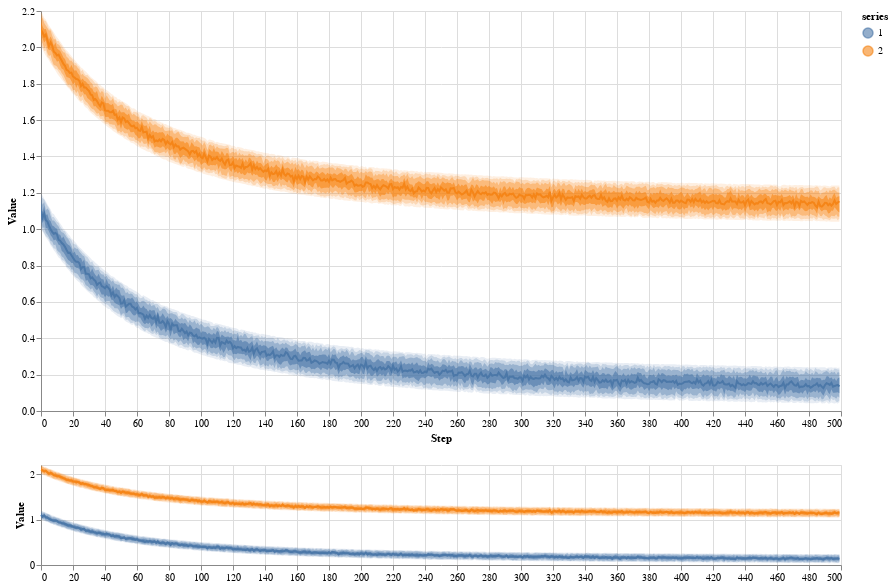

The notebook cell saved with this chart:
### Code cell
import inspectus
import numpy as np

def random_loss():
    return np.array([[1/x**2 + var/5 for var in np.random.rand(100)] for x in np.linspace(1, 5, num=500)])

loss = [random_loss(), random_loss()+1]

table = inspectus.data_to_table(loss)

inspectus.render(table, width=800, height=400, height_minimap=100, levels=5)

### Figure 1 — Vega-Lite specification as saved in the notebook (floating-point values rounded to 4 significant figures; data arrays with more than 128 entries replaced by an {"elided": "..."} marker saying what was removed)
{"config": {"view": {"continuousWidth": 300, "continuousHeight": 300}}, "vconcat": [{"layer": [{"mark": {"type": "area", "opacity": 0.6}, "encoding": {"color": {"field": "series", "scale": {"scheme": "tableau10"}, "type": "nominal"}, "opacity": {"condition": {"param": "param_2", "value": 0.6}, "value": 0.001}, "x": {"field": "step", "scale": {"domain": {"param": "param_1"}}, "type": "quantitative"}, "y": {"field": "v4", "scale": {"domain": {"param": "param_1"}}, "type": "quantitative"}, "y2": {"field": "v6"}}, "name": "view_2"}, {"mark": {"type": "area", "opacity": 0.36}, "encoding": {"color": {"field": "series", "scale": {"scheme": "tableau10"}, "type": "nominal"}, "opacity": {"condition": {"param": "param_2", "value": 0.36}, "value": 0.001}, "x": {"field": "step", "scale": {"domain": {"param": "param_1"}}, "type": "quantitative"}, "y": {"field": "v3", "scale": {"domain": {"param": "param_1"}}, "type": "quantitative"}, "y2": {"field": "v7"}}}, {"mark": {"type": "area", "opacity": 0.216}, "encoding": {"color": {"field": "series", "scale": {"scheme": "tableau10"}, "type": "nominal"}, "opacity": {"condition": {"param": "param_2", "value": 0.216}, "value": 0.001}, "x": {"field": "step", "scale": {"domain": {"param": "param_1"}}, "type": "quantitative"}, "y": {"field": "v2", "scale": {"domain": {"param": "param_1"}}, "type": "quantitative"}, "y2": {"field": "v8"}}}, {"mark": {"type": "area", "opacity": 0.1296}, "encoding": {"color": {"field": "series", "scale": {"scheme": "tableau10"}, "type": "nominal"}, "opacity": {"condition": {"param": "param_2", "value": 0.1296}, "value": 0.001}, "x": {"field": "step", "scale": {"domain": {"param": "param_1"}}, "type": "quantitative"}, "y": {"field": "v1", "scale": {"domain": {"param": "param_1"}}, "type": "quantitative"}, "y2": {"field": "v9"}}}, {"mark": {"type": "line"}, "encoding": {"color": {"field": "series", "scale": {"scheme": "tableau10"}, "type": "nominal"}, "opacity": {"condition": {"param": "param_2", "value": 1}, "value": 0.001}, "x": {"field": "step", "scale": {"domain": {"param": "param_1"}}, "title": "Step", "type": "quantitative"}, "y": {"field": "v5", "scale": {"domain": {"param": "param_1"}}, "title": "Value", "type": "quantitative"}}}], "data": {"values": {"elided": "1000 records"}}, "height": 400, "width": 800}, {"layer": [{"mark": {"type": "area", "opacity": 0.6}, "encoding": {"color": {"field": "series", "scale": {"scheme": "tableau10"}, "type": "nominal"}, "x": {"field": "step", "type": "quantitative"}, "y": {"field": "v4", "type": "quantitative"}, "y2": {"field": "v6"}}}, {"mark": {"type": "area", "opacity": 0.36}, "encoding": {"color": {"field": "series", "scale": {"scheme": "tableau10"}, "type": "nominal"}, "x": {"field": "step", "type": "quantitative"}, "y": {"field": "v3", "type": "quantitative"}, "y2": {"field": "v7"}}}, {"mark": {"type": "area", "opacity": 0.216}, "encoding": {"color": {"field": "series", "scale": {"scheme": "tableau10"}, "type": "nominal"}, "x": {"field": "step", "type": "quantitative"}, "y": {"field": "v2", "type": "quantitative"}, "y2": {"field": "v8"}}}, {"mark": {"type": "area", "opacity": 0.1296}, "encoding": {"color": {"field": "series", "scale": {"scheme": "tableau10"}, "type": "nominal"}, "x": {"field": "step", "type": "quantitative"}, "y": {"field": "v1", "type": "quantitative"}, "y2": {"field": "v9"}}}, {"mark": {"type": "line"}, "encoding": {"color": {"field": "series", "scale": {"scheme": "tableau10"}, "type": "nominal"}, "x": {"field": "step", "title": "", "type": "quantitative"}, "y": {"field": "v5", "title": "Value", "type": "quantitative"}}, "name": "view_1"}], "data": {"values": {"elided": "1000 records"}}, "height": 100, "width": 800}], "params": [{"name": "param_2", "select": {"type": "point", "fields": ["series"]}, "bind": "legend", "views": ["view_2"]}, {"name": "param_1", "select": {"type": "interval", "encodings": ["x", "y"]}, "views": ["view_1"]}], "$schema": "https://vega.github.io/schema/vega-lite/v5.17.0.json"}
